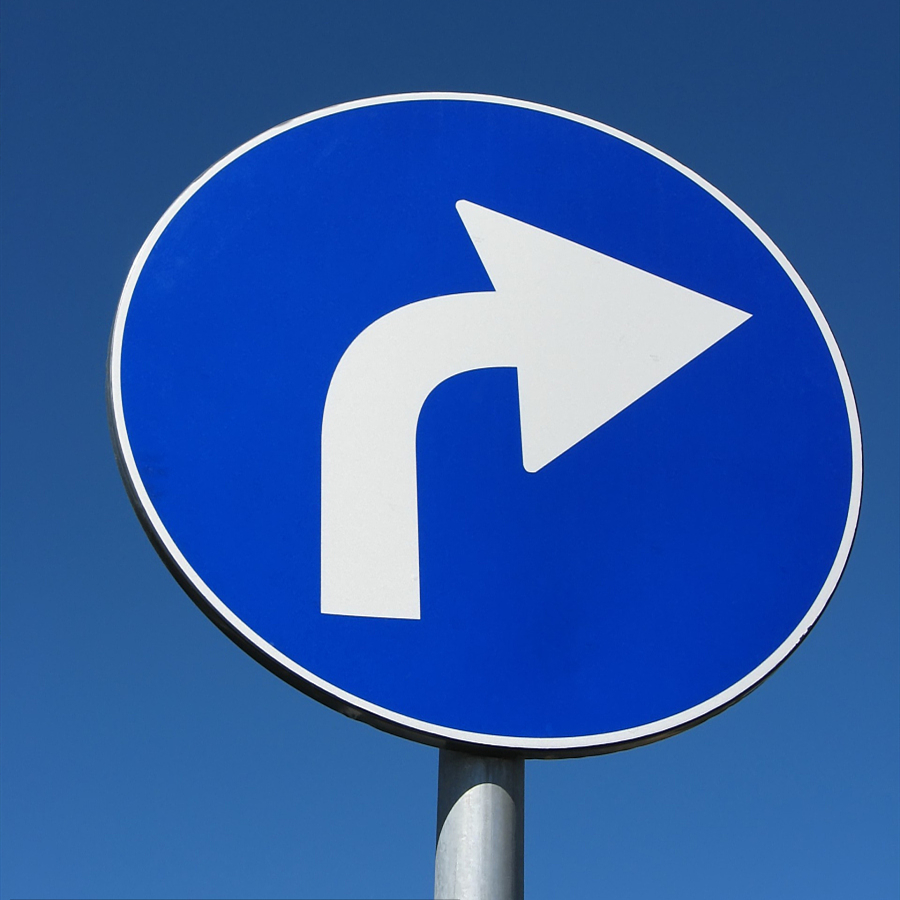
#> input picture data/sign_right.jpg, 900 x 900 px, found by its file name
$ python visualizer.py
#> lines starting #> are read from the running program, lines starting #| are printed output that depends on the picture; after the words box and inside, x2 and y2 are one past the last pixel; in counts of white or black regions, pixels touching at a corner belong together
"""this class handles the visualization tasks"""
import copy
from cv2 import cv2
import numpy


# pylint: disable=too-many-instance-attributes


class Visualizer():
    """this class handles the visualization tasks"""

    def __init__(self, interface_object=None):
        """initalization"""
        self.patch_and_icon_list = []  # max 3 elements
        self.interface_object = interface_object
        self.frame = None
        self.patch_list = None
        self.icon_list = None
        if interface_object is not None:
            self.visualizer = interface_object.command_object.visualizer
        self.cut_size_x = 75
        self.cut_size_y = 15

    # [83 lines left out: functions reset_instances, process, type_choose, combination_to_patch_and_icon_list, draw_to_frame, not called in this run]

    def draw_bounding_box(self, pos_x, pos_y, width, height):
        """:var"""
        cv2.rectangle(self.frame, (pos_x, pos_y), (pos_x + width, pos_y + height),
                      (255, 0, 0), 1)

    def draw_strings_to_frame(self, class_strings, string_pos_x, string_pos_y):
        """:arg
        """
        color_strings = self.compute_best_fg_color_for_the_strings_text(string_pos_x, string_pos_y)
        cv2.putText(self.frame, class_strings,
                    (string_pos_x, string_pos_y),
                    cv2.FONT_HERSHEY_PLAIN, 1,
                    color_strings, 1)

    def draw_translation_to_frame(self, translation, translation_pos_x, translation_pos_y):
        """:var"""

        color_translation = self.compute_best_fg_color_for_the_translation_text(translation_pos_x,
                                                                                translation_pos_y)

        cv2.putText(self.frame, translation,
                    (translation_pos_x, translation_pos_y),
                    cv2.FONT_HERSHEY_PLAIN, 1, color_translation, 1)

    def compute_best_fg_color_for_the_strings_text(self, string_pos_x, string_pos_y):
        """:arg"""
        string_pos_y_shift = string_pos_y - 15
        string_pos_y_shift = string_pos_y_shift if string_pos_y_shift > 0 else 0
        cut_image_for_color = self.frame[string_pos_y_shift:string_pos_y_shift + self.cut_size_y,
                                         string_pos_x:string_pos_x + self.cut_size_x
                                         ]
        color_strings_invert_row = numpy.average(cut_image_for_color, axis=0)
        color_strings_invert = numpy.average(color_strings_invert_row, axis=0)
        color_strings_invert = int((numpy.average(color_strings_invert, axis=0) + 127) % 255)
        color_strings = [color_strings_invert for _ in range(3)]
        return tuple(color_strings)

    def compute_best_fg_color_for_the_translation_text(self, translation_pos_x, translation_pos_y):
        """

        Returns:

        """
        translation_pos_y_shift = translation_pos_y - 15
        translation_pos_y_shift = translation_pos_y_shift if translation_pos_y_shift > 0 else 0
        cut_image_for_color = self.frame[translation_pos_y_shift: translation_pos_y_shift +
                                         self.cut_size_y,
                                         translation_pos_x:translation_pos_x +
                                         self.cut_size_x]
        color_translation_invert_row = numpy.average(cut_image_for_color, axis=0)
        color_translation_invert = numpy.average(color_translation_invert_row, axis=0)
        color_translation_invert = int(
            (numpy.average(color_translation_invert, axis=0) + 127) % 255)
        color_translation = [color_translation_invert for _ in range(3)]
        return tuple(color_translation)


class Examine():
    """:arg"""

    def __init__(self):
        self.string_pos = [100, 730]
        self.translation_pos = [100, 745]
        self.pos = [100, 70]
        self.size = [750, 680]
        self.visualizer = Visualizer()
        self.cut_size_translation = self.visualizer.cut_size_y
        self.cut_size_string = self.visualizer.cut_size_y
        self.visualizer.patch_list = [cv2.imread('sign_right.jpg')]
        self.visualizer.frame = cv2.imread('sign_right.jpg')
        self.visualizer.icon_list = [self.visualizer.frame]

    def test_bounding_box(self):
        """:arg"""

        self.visualizer.frame = cv2.imread('sign_right.jpg')
        self.visualizer.draw_bounding_box(self.pos[0], self.pos[1], self.size[0], self.size[1])
        cv2.imshow('image1', self.visualizer.frame)
        cv2.waitKey(0)

    def test_draw_strings_and_translation(self):
        """:arg"""
        self.visualizer.draw_strings_to_frame("test strings", self.string_pos[0], self.string_pos[1]
                                              )
        self.visualizer.draw_translation_to_frame("test translation", self.translation_pos[0],
                                                  self.translation_pos[1])
        cv2.imshow('image2', self.visualizer.frame)
        cv2.waitKey(0)


def test_process():
    """:arg"""
    test = Examine()
    test.test_bounding_box()
    test.test_draw_strings_and_translation()
#> in compute_best_fg_color_for_the_strings_text, `color_strings_invert_row = numpy.average(cut_image_for_color, axis=0)`: color_strings_invert_row = 75 rows, first 8: [255, 0, 0], [162.2, 101.2, 45.2], [161.7, 100.7, 44.73], [161.7, 100.7, 44.53], [161.7, 100.7, 44.67], [162.2, 100.8, 45.6], [162.3, 100.7, 45.93], [162.1, 100.5, 45.67]
#> in compute_best_fg_color_for_the_strings_text, `color_strings_invert = numpy.average(color_strings_invert_row, axis=0)`: color_strings_invert = [163.6, 98.9, 44.79]
#> in compute_best_fg_color_for_the_strings_text, `color_strings_invert = int((numpy.average(color_strings_invert, axis=0..`: color_strings_invert = 229
#> in compute_best_fg_color_for_the_strings_text, `color_strings = [color_strings_invert for _ in range(3)]`: color_strings = [229, 229, 229]
#> in draw_strings_to_frame, `color_strings = self.compute_best_fg_color_for_the_strings_text(string..`: color_strings = (229, 229, 229)
#> in draw_strings_to_frame, `cv2.putText(self.frame, class_strings, (string_pos_x, string_pos_y), c..`:
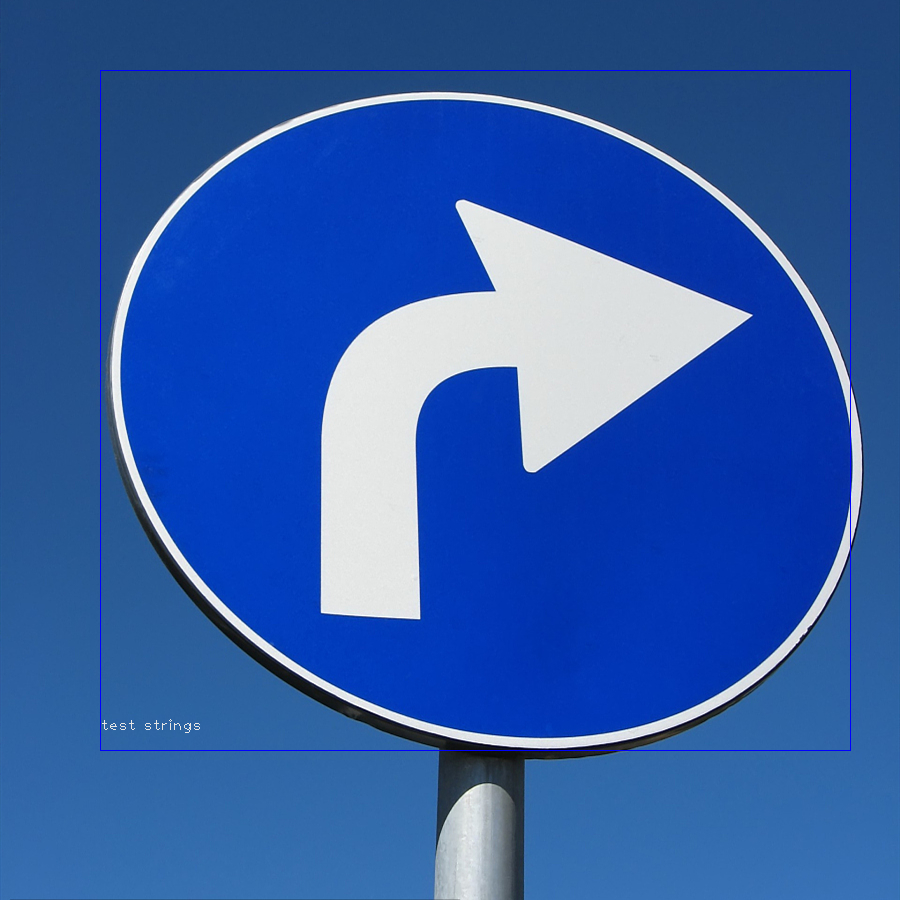
#> self.frame: shape (900, 900, 3); mean B, G, R 166.8, 91.5, 48.1
#> in compute_best_fg_color_for_the_translation_text, `color_translation_invert_row = numpy.average(cut_image_for_color, axis..`: color_translation_invert_row = 75 rows, first 8: [255, 0, 0], [163.4, 100.6, 45.73], [163.9, 101.1, 46.27], [163.9, 101.5, 46.47], [163.3, 100.5, 45.67], [164, 100.8, 46.8], [164.3, 101.1, 47.07], [164.3, 101.1, 47.07]
#> in compute_best_fg_color_for_the_translation_text, `color_translation_invert = numpy.average(color_translation_invert_row,..`: color_translation_invert = [164.8, 99.58, 45.31]
#> in compute_best_fg_color_for_the_translation_text, `color_translation_invert = int( (numpy.average(color_translation_inver..`: color_translation_invert = 230
#> in compute_best_fg_color_for_the_translation_text, `color_translation = [color_translation_invert for _ in range(3)]`: color_translation = [230, 230, 230]
#> in draw_translation_to_frame, `color_translation = self.compute_best_fg_color_for_the_translation_tex..`: color_translation = (230, 230, 230)
#> in draw_translation_to_frame, `cv2.putText(self.frame, translation, (translation_pos_x, translation_p..`: self.frame: shape (900, 900, 3); 0.03% of pixels changed, all inside (x1, y1, x2, y2) = (102, 734, 231, 745)


if __name__ == '__main__':
    test_process()
